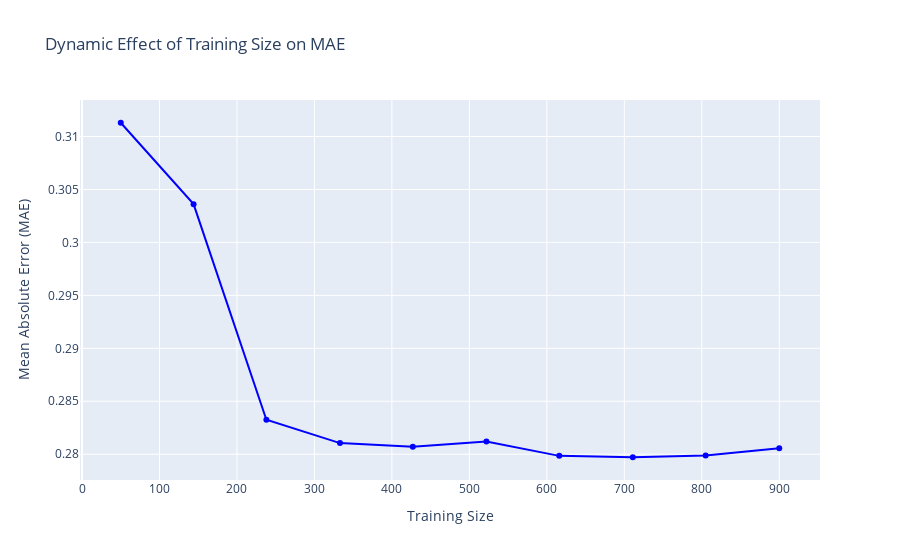
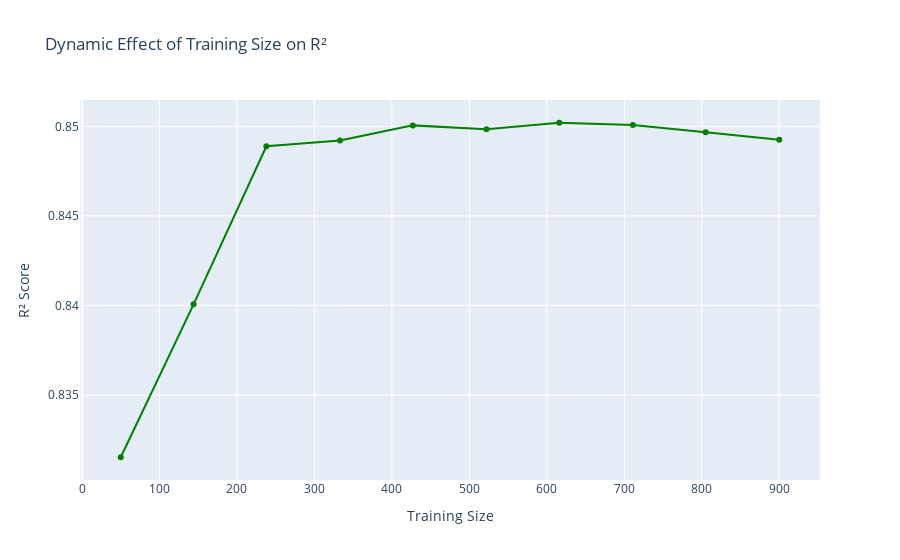
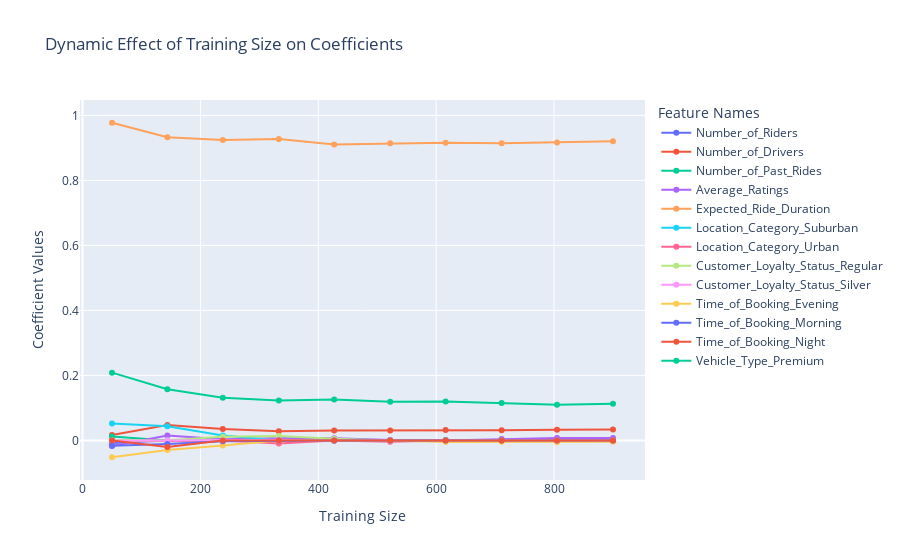

The notebook cell these images were saved under, in order:
### Code cell
# Perform dynamic plotting
train_sizes = np.linspace(50, len(X_train), 10, dtype=int)
dynamic_plotting(train_sizes, X_train, y_train, X_test, y_test, best_params)

### Figure 1 — Plotly figure (JSON) as saved in the notebook; plotly's stock layout.template omitted (floating-point values rounded to 4 significant figures)
{"data": [{"line": {"color": "blue"}, "mode": "lines+markers", "name": "MAE", "type": "scatter", "x": [50, 144, 238, 333, 427, 522, 616, 711, 805, 900], "y": [0.3113, 0.3036, 0.2833, 0.281, 0.2807, 0.2812, 0.2798, 0.2797, 0.2799, 0.2806]}], "layout": {"legend": {"title": {"text": "Metric"}}, "title": {"text": "Dynamic Effect of Training Size on MAE"}, "xaxis": {"title": {"text": "Training Size"}}, "yaxis": {"title": {"text": "Mean Absolute Error (MAE)"}}}}

### Figure 2 — Plotly figure (JSON) as saved in the notebook; plotly's stock layout.template omitted (floating-point values rounded to 4 significant figures)
{"data": [{"line": {"color": "green"}, "mode": "lines+markers", "name": "R² Score", "type": "scatter", "x": [50, 144, 238, 333, 427, 522, 616, 711, 805, 900], "y": [0.8315, 0.8401, 0.8489, 0.8492, 0.8501, 0.8498, 0.8502, 0.8501, 0.8497, 0.8492]}], "layout": {"legend": {"title": {"text": "Metric"}}, "title": {"text": "Dynamic Effect of Training Size on R²"}, "xaxis": {"title": {"text": "Training Size"}}, "yaxis": {"title": {"text": "R² Score"}}}}

### Figure 3 — Plotly figure (JSON) as saved in the notebook; plotly's stock layout.template omitted (floating-point values rounded to 4 significant figures)
{"data": [{"mode": "lines+markers", "name": "Number_of_Riders", "type": "scatter", "x": [50, 144, 238, 333, 427, 522, 616, 711, 805, 900], "y": [-0.007623, 0, 0, 0, 0, 0, 0, 0, 0, 0]}, {"mode": "lines+markers", "name": "Number_of_Drivers", "type": "scatter", "x": [50, 144, 238, 333, 427, 522, 616, 711, 805, 900], "y": [0.01639, 0.04732, 0.03486, 0.02782, 0.03036, 0.03045, 0.03195, 0.03163, 0.03316, 0.03382]}, {"mode": "lines+markers", "name": "Number_of_Past_Rides", "type": "scatter", "x": [50, 144, 238, 333, 427, 522, 616, 711, 805, 900], "y": [0.01223, 0, 0, 0.00573, 0, 0, 0.001104, 0, 0, 0]}, {"mode": "lines+markers", "name": "Average_Ratings", "type": "scatter", "x": [50, 144, 238, 333, 427, 522, 616, 711, 805, 900], "y": [-0.01693, 0.01482, 0.003826, 0.006895, 0.006948, 0.0008975, 0, 0.004062, 0.007622, 0.007109]}, {"mode": "lines+markers", "name": "Expected_Ride_Duration", "type": "scatter", "x": [50, 144, 238, 333, 427, 522, 616, 711, 805, 900], "y": [0.9774, 0.933, 0.9242, 0.9276, 0.9103, 0.914, 0.9158, 0.9147, 0.9167, 0.9203]}, {"mode": "lines+markers", "name": "Location_Category_Suburban", "type": "scatter", "x": [50, 144, 238, 333, 427, 522, 616, 711, 805, 900], "y": [0.05166, 0.0436, 0.01482, 0, 0, 0, 0, 0, 0, 0]}, {"mode": "lines+markers", "name": "Location_Category_Urban", "type": "scatter", "x": [50, 144, 238, 333, 427, 522, 616, 711, 805, 900], "y": [0, -0.001876, 0, -0.009559, 0, -0.004056, 0, 0, 0, 0]}, {"mode": "lines+markers", "name": "Customer_Loyalty_Status_Regular", "type": "scatter", "x": [50, 144, 238, 333, 427, 522, 616, 711, 805, 900], "y": [0, 0.000153, 0.01103, 0.01391, 0.005424, 0, 0, 0, 0, 0]}, {"mode": "lines+markers", "name": "Customer_Loyalty_Status_Silver", "type": "scatter", "x": [50, 144, 238, 333, 427, 522, 616, 711, 805, 900], "y": [-0.0009834, 0, 0, 0.001948, 0, 0, 0, 0, 0, 0]}, {"mode": "lines+markers", "name": "Time_of_Booking_Evening", "type": "scatter", "x": [50, 144, 238, 333, 427, 522, 616, 711, 805, 900], "y": [-0.05181, -0.02933, -0.01555, 0, 0, -0.0006427, -0.005097, -0.004418, -0.005833, -0.003934]}, {"mode": "lines+markers", "name": "Time_of_Booking_Morning", "type": "scatter", "x": [50, 144, 238, 333, 427, 522, 616, 711, 805, 900], "y": [-0.01627, -0.01114, -0.002277, 0, 0, 0, 0, 0, 0, 0]}, {"mode": "lines+markers", "name": "Time_of_Booking_Night", "type": "scatter", "x": [50, 144, 238, 333, 427, 522, 616, 711, 805, 900], "y": [0, -0.02057, 0, 0, 0, 0, 0, 0, 0, 0]}, {"mode": "lines+markers", "name": "Vehicle_Type_Premium", "type": "scatter", "x": [50, 144, 238, 333, 427, 522, 616, 711, 805, 900], "y": [0.2085, 0.1577, 0.131, 0.1226, 0.126, 0.1187, 0.1198, 0.1151, 0.1099, 0.1128]}], "layout": {"legend": {"title": {"text": "Feature Names"}}, "title": {"text": "Dynamic Effect of Training Size on Coefficients"}, "xaxis": {"title": {"text": "Training Size"}}, "yaxis": {"title": {"text": "Coefficient Values"}}}}
